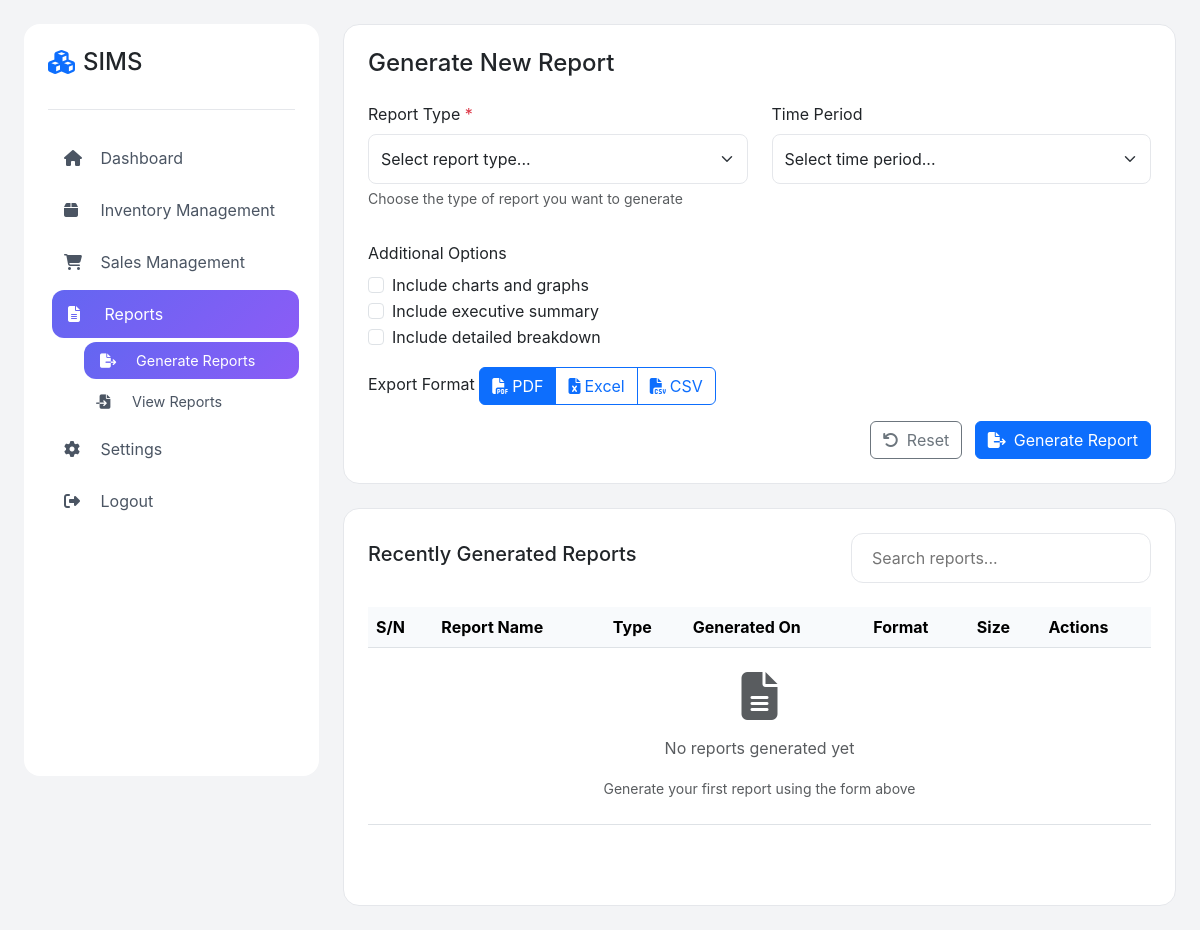
The page /report/generateReport.php (signed in) on the database as committed earlier.
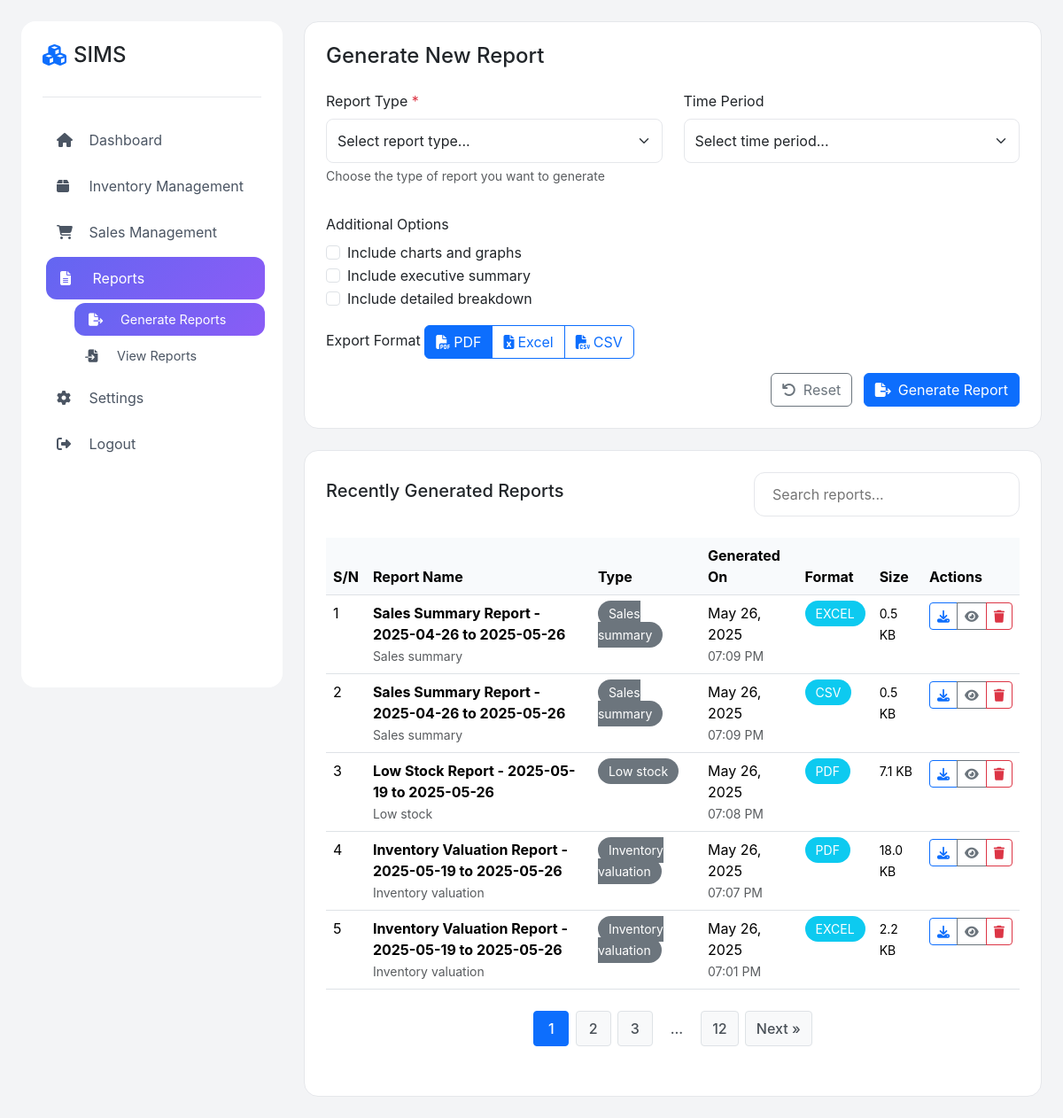
The same page on the database as committed later.
### tables this page shows
CREATE TABLE `reports` (
  `id` int(11) NOT NULL,
  `report_name` varchar(255) NOT NULL,
  `report_type` enum('sales_summary','inventory_valuation','low_stock','stock_movement','expiry_report','all','custom') NOT NULL,
  `report_period_start` date NOT NULL,
  `report_period_end` date NOT NULL,
  `generated_by` int(11) NOT NULL,
  `generated_at` timestamp NOT NULL DEFAULT current_timestamp(),
  `file_path` varchar(500) DEFAULT NULL,
  `report_data` longtext DEFAULT NULL CHECK (json_valid(`report_data`)),
  `parameters` longtext DEFAULT NULL CHECK (json_valid(`parameters`))
);

### report/generateReport.php (the view, shortened to what the rows shown need)
<?php
include "../config/config.php";
$recentReports = [];
$page = isset($_GET['page']) ? (int)$_GET['page'] : 1;
$limit = 5;
$offset = ($page - 1) * $limit;
try {
    $sql = "SELECT id, report_name, report_type, generated_at, file_path, generated_by, parameters
            FROM reports
            WHERE generated_by = ?
            ORDER BY generated_at DESC
            LIMIT ? OFFSET ?";
    $stmt = mysqli_prepare($connect, $sql);
    mysqli_stmt_bind_param($stmt, "iii", $_SESSION['user_id'], $limit, $offset);
    mysqli_stmt_execute($stmt);
    $result = mysqli_stmt_get_result($stmt);
    while ($row = mysqli_fetch_assoc($result)) {
        $parameters = json_decode($row['parameters'], true);
        $row['export_format'] = isset($parameters['export_format']) ? $parameters['export_format'] : 'pdf';
        if (file_exists($row['file_path'])) {
            $row['file_size'] = filesize($row['file_path']);
        } else {
            $row['file_size'] = 0;
        }
        $recentReports[] = $row;
    }
} catch (Exception $e) {
    error_log("Error fetching reports: " . $e->getMessage());
}
?>
<!DOCTYPE html>
<html lang="en">
<head>
    <link href="https://cdnjs.cloudflare.com/ajax/libs/bootstrap/5.3.2/css/bootstrap.min.css" rel="stylesheet">
    <link href="https://cdnjs.cloudflare.com/ajax/libs/font-awesome/6.4.2/css/all.min.css" rel="stylesheet">
    <link rel="stylesheet" href="../style/css/style.css">
</head>
<body>
    <div class="layout-container">
        <div class="main-content">
            <div class="content-card">
                <div class="table-responsive">
                    <table class="table table-hover" id="reportsTable">
                        <thead>
                            <tr>
                                <th>S/N</th>
                                <th>Report Name</th>
                                <th>Type</th>
                                <th>Generated On</th>
                                <th>Format</th>
                                <th>Size</th>
                                <th>Actions</th>
                            </tr>
                        </thead>
                        <tbody>
                            <?php if (empty($recentReports)): ?>
                                <tr>
                                    <td colspan="7" class="text-center text-muted py-4">
                                        <i class="fas fa-file-alt fa-3x mb-3"></i>
                                        <p>No reports generated yet</p>
                                        <small>Generate your first report using the form above</small>
                                    </td>
                                </tr>
                            <?php else: ?>
                                <?php
                                    $serial_start = ($page - 1) * $limit + 1;
                                    $counter = $serial_start;
                                ?>
                                <?php foreach ($recentReports as $report): ?>
                                    <tr data-report-name="<?php echo strtolower($report['report_name']); ?>">
                                        <td><?php echo $counter++; ?></td>
                                        <td>
                                            <strong><?php echo htmlspecialchars($report['report_name']); ?></strong>
                                            <br><small class="text-muted"><?php echo ucfirst(str_replace('_', ' ', $report['report_type'])); ?></small>
                                        </td>
                                        <td>
                                            <span class="status-badge bg-secondary">
                                                <?php echo ucfirst(str_replace('_', ' ', $report['report_type'])); ?>
                                            </span>
                                        </td>
                                        <td>
                                            <?php
                                            $date = new DateTime($report['generated_at']);
                                            echo $date->format('M d, Y');
                                            ?>
                                            <br><small class="text-muted"><?php echo $date->format('h:i A'); ?></small>
                                        </td>
                                        <td>
                                            <span class="status-badge bg-info">
                                                <?php echo strtoupper($report['export_format']); ?>
                                            </span>
                                        </td>
                                        <td>
                                            <small>
                                                <?php
                                                if ($report['file_size']) {
                                                    echo number_format($report['file_size'] / 1024, 1) . ' KB';
                                                } else {
                                                    echo '-';
                                                }
                                                ?>
                                            </small>
                                        </td>
                                        <td>
                                            <div class="btn-group" role="group">
                                                <button class="btn btn-sm btn-outline-primary"
                                                    onclick="downloadReport(<?php echo $report['id']; ?>)"
                                                    title="Download Report">
                                                    <i class="fas fa-download"></i>
                                                </button>
                                                <button class="btn btn-sm btn-outline-secondary"
                                                    onclick="viewReport(<?php echo $report['id']; ?>)"
                                                    title="View Details">
                                                    <i class="fas fa-eye"></i>
                                                </button>
                                                <button class="btn btn-sm btn-outline-danger"
                                                    onclick="deleteReport(<?php echo $report['id']; ?>)"
                                                    title="Delete Report">
                                                    <i class="fas fa-trash"></i>
                                                </button>
                                            </div>
                                        </td>
                                    </tr>
                                <?php endforeach; ?>
                            <?php endif; ?>
                        </tbody>
                    </table>
                </div>
            </div>
        </div>
    </div>
</body>
</html>

Rows that differ between the two databases and show on the page:
added reports: report_name "Sales Summary Report - 2025-04-26 to 2025-05-26", report_type "Sales summary", generated_at "May 26, 2025", generated_at "07:09 PM", export_format "EXCEL", file_size "0.5"
added reports: report_name "Sales Summary Report - 2025-04-26 to 2025-05-26", report_type "Sales summary", generated_at "May 26, 2025", generated_at "07:09 PM", export_format "CSV", file_size "0.5"
added reports: report_name "Low Stock Report - 2025-05-19 to 2025-05-26", report_type "Low stock", generated_at "May 26, 2025", generated_at "07:08 PM", export_format "PDF", file_size "7.1"
added reports: report_name "Inventory Valuation Report - 2025-05-19 to 2025-05-26", report_type "Inventory valuation", generated_at "May 26, 2025", generated_at "07:07 PM", export_format "PDF", file_size "18.0"
added reports: report_name "Inventory Valuation Report - 2025-05-19 to 2025-05-26", report_type "Inventory valuation", generated_at "May 26, 2025", generated_at "07:01 PM", export_format "EXCEL", file_size "2.2"
Other text that changed with them:
$total_pages: (not shown) → "12"
new list line: "1"
new list line: "2"
new list line: "3"
text no longer shown: "No reports generated yet Generate your first report using the form above"
text now shown: "... Next »"
